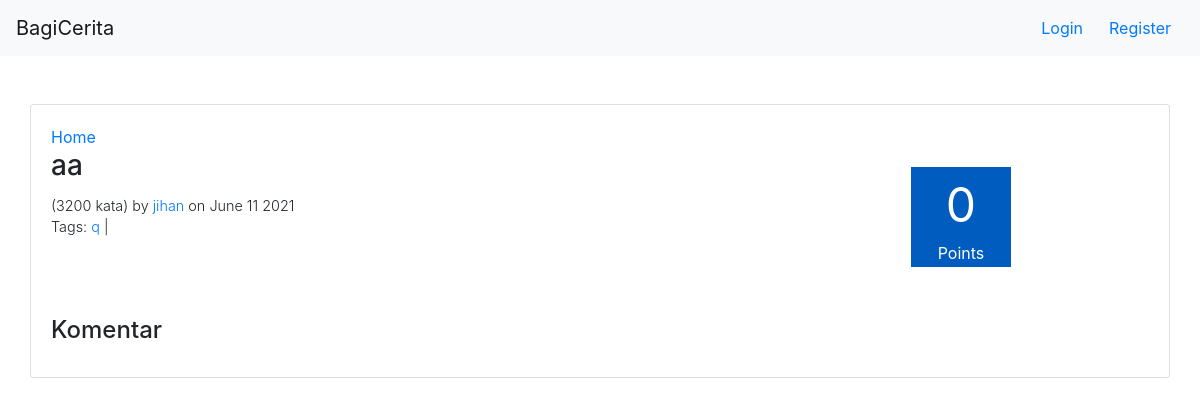
Before: /stories/44 with the older database file.
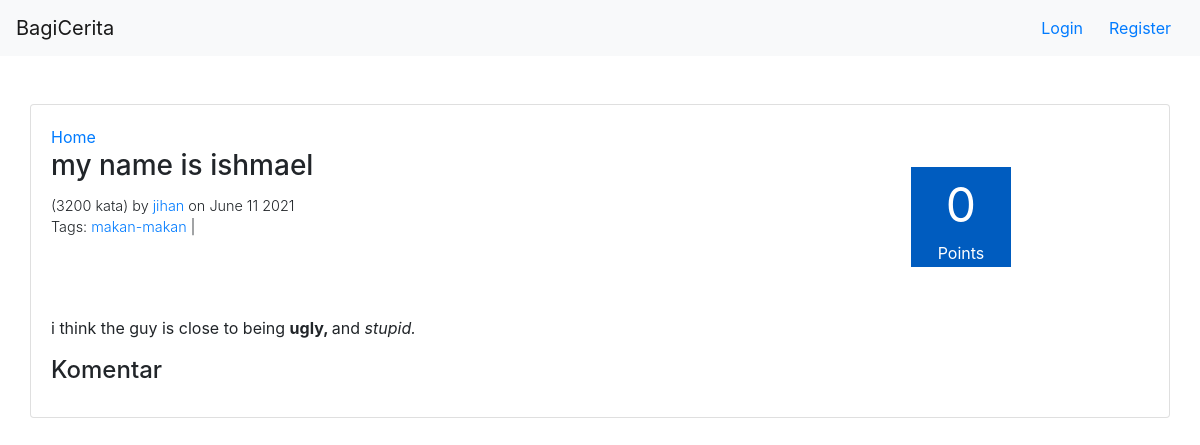
After: the same page with the newer database file.
### story/models.py (models this page shows, shortened)
class Story(models.Model):
    title = models.CharField(max_length=120,blank=True)
    date_posted = models.DateTimeField(null=True, blank=True)
    content = RichTextField(blank=True,null=True)
    user = models.ForeignKey(User, on_delete=models.CASCADE,default=None)
    class Meta:
        ordering = ["-date_posted"]

class Tag(models.Model):
    name = models.CharField(max_length=120,blank=True)
    stories = models.ManyToManyField(Story)

### story/views.py (the view, shortened to what this page needs)
# urls.py: path('<int:story_id>',story_view,name="story"),
def story_view(request,story_id):
    story = Story.objects.get(id=story_id)
    context={
        "id":story_id,
        "story":get_story(story),
        "comments":get_comments(story_id),
        "have_commented":"False"
    }
    for comment in context['comments']:
        print("comment: "+str(comment))
        if(comment.user.id == request.user.id):
            context['have_commented']="True"
    return render(request,"story/story.html",context)

### bagicerita/context_processor.py (called while the page is built)
def get_auth_form(request):
    registerForm = UserCreationForm()
    return{
        'register_form':registerForm
    }

def check_if_logged_in(request):
    if request.user.is_authenticated:
        return{
            'logged_in':True,
            'username':request.user.username
        }
    else:
        return {
            'logged_in':False
        }

### bagicerita/helpers.py (called while the page is built)
def get_story(story):
    story.tags = story.tag_set.all()
    story.date_posted = story.date_posted.strftime("%B %d %Y")
    print("date posted: "+str(story.date_posted))
    story = calculate_story_rating(story)
    return story

def get_comments(story_id):
    story_comments = Story.objects.get(id=story_id).comment_set.filter(replied_comment_id=0)
    return iterate_through_comments_and_get_replies(story_comments)

def iterate_through_comments_and_get_replies(comments):
    for comment in comments:
        comment.replies = get_replies(comment.id)
    return comments

def calculate_story_rating(story):
    comments = story.comment_set.filter(replied_comment_id=0)
    story_rating=0
    for comment in comments:
        story_rating+=comment.rating
    story.rating = story_rating
    return story

### templates/story/story.html (shortened to what this page needs)
{% extends 'base.html' %}
{% load story_tags %}
{% block content %}
    {% include 'navbar.html' %}
    <div class="container">
        <div class="row mt-5">
            <div class="card" style="width: 100%">
                <div class="card-body">
                    <a href="/stories">Home</a>
                    <div class="story">
                        <div class="story-info-container">
                            <div class="story-info mb-5">
                                <h3 class="card-title">{{story.title}}</h3>
                                <span class="text-story-info font-weight-light">(3200 kata) by <a href="/user/{{story.user.username}}/profile">{{story.user.username}}</a> on {{story.date_posted}}</span>
                                <span class="text-story-info tags font-weight-light">Tags:
                                    {% for tag in  story.tags%}
                                        <a href="/stories?tag={{tag.name}}">{{tag.name}}</a> |
                                    {% endfor %}
                                </span>
                            </div>
                            <div class="score-box story-page mr-2">
                                <div class="points-number text-center mb-0">{{story.rating}}</div>
                                <div class="points-text text-center">Points</div>
                            </div>
                        </div>
                        <div class="story-content">
                            <p>{{story.content | safe}}</p>
                        </div>
                    </div>
                    <div class="comments">
                        <h4 class="card-title">Komentar</h4>
                    </div>
                </div>
            </div>
        </div>
    </div>
{% endblock %}

Changed rows visible on the page:
no longer on this page (row unchanged): Tag: name "q"
changed Story "jihan": title "aa" → "my name is ishmael"; content (not shown) → "i think the guy is close to being ugly, and stupid."
now on this page (row unchanged): Tag: name "makan-makan"
